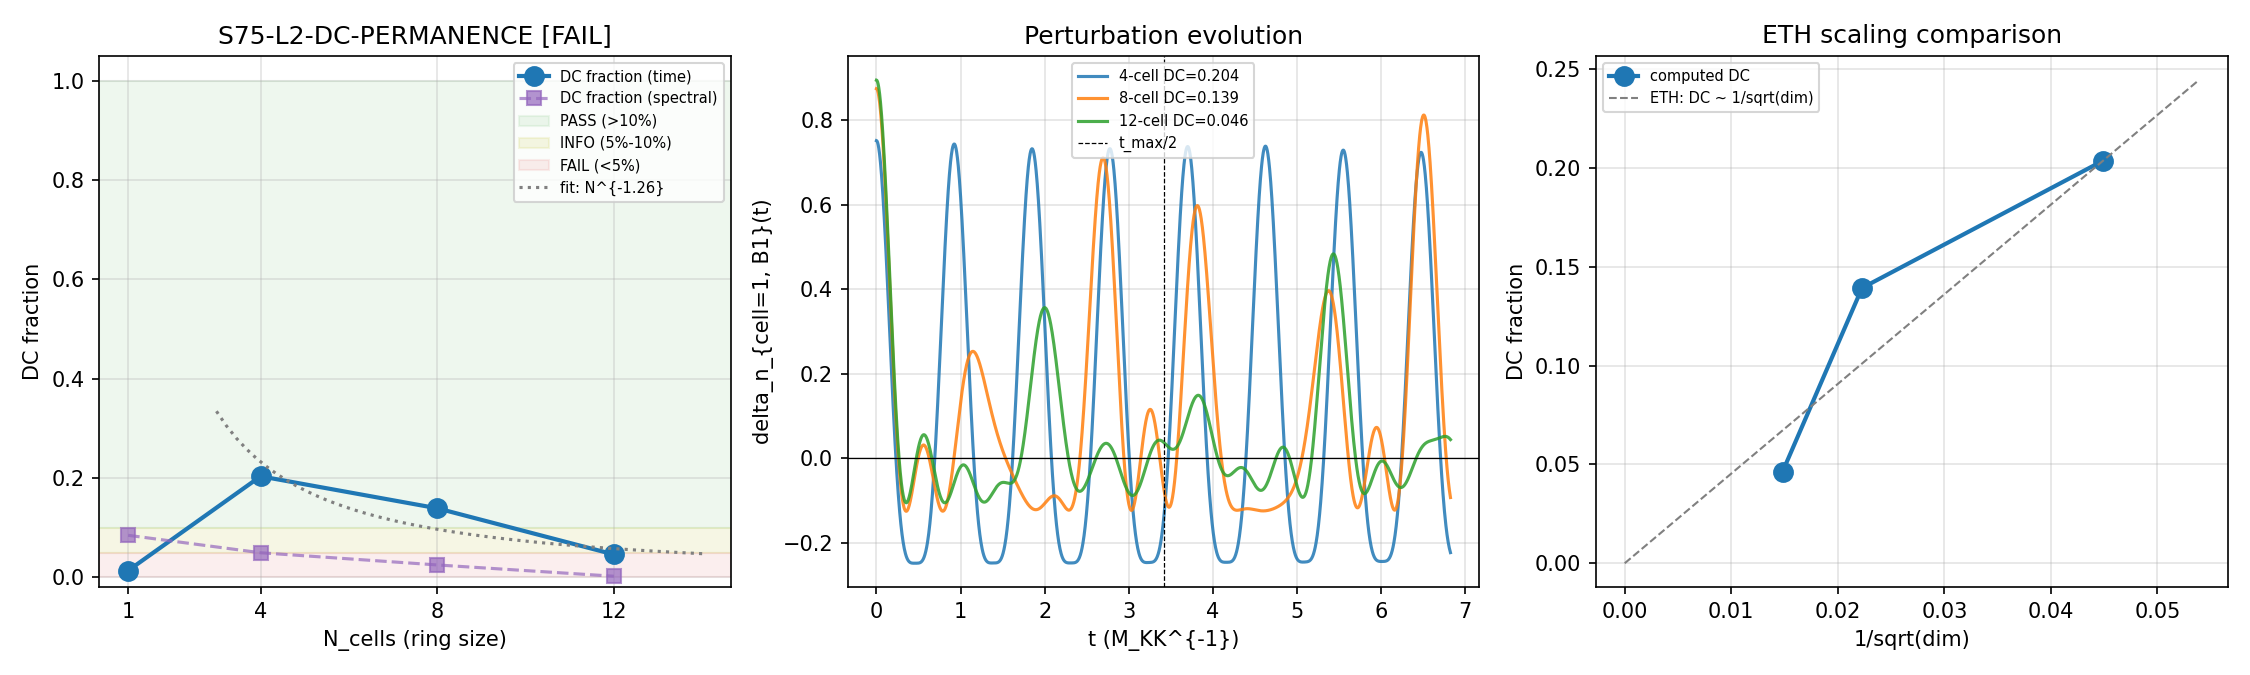

This figure's Python source:
#!/usr/bin/env python3
"""
S75-L2-DC-PERMANENCE: DC Component Permanence Across Tessellation Sizes
========================================================================

Gate: S75-L2-DC-PERMANENCE
  PASS: DC fraction > 10% at both 8-cell and 12-cell
  INFO: DC fraction > 5% but < 10%
  FAIL: DC fraction < 5% at 12-cell (finite-size artifact)

Physics (substrate framing):
  A localized perturbation on one cell/mode of the BCS+Josephson tessellation
  evolves in time. The perturbation partially disperses across the ring via
  Josephson hopping and partially remains as a permanent DC offset — the
  component that lives on conserved charges of the integrable Josephson network.

  The DC fraction is defined (following S73B W4-A):
      DC_frac = |<delta_n(t)>_{t > t_max/2}| / |delta_n(0)|

  This computation tests the scaling of DC_frac from 1-cell (trivially 100%)
  through 4-cell, 8-cell, and 12-cell induced cycles in CG(24).

  Key structural fact: for an integrable system, the number of conserved
  charges grows with system size, but so does the phase space. The DC fraction
  is the ratio of conserved-charge weight to total weight in the localized
  perturbation's spectral decomposition.

Method:
  1. 1-cell: Analytical. No Josephson coupling => DC fraction = 1.0 exactly.
  2. 4-cell, 8-cell, 12-cell: Exact diagonalization of H_BCS + H_Josephson
     on C_L rings extracted as induced cycles from the CG(24) Cayley graph.
     N_pair=2 (matching S73B protocol). Dim = C(8*L, 2).  # (local)
  3. Localized perturbation: pin one pair at (cell=1, mode=B1) starting from
     ground state, then project out the pinned component and renormalize.
  4. Time evolution via spectral decomposition.
  5. DC extraction: late-time average |<delta_n>| / |delta_n(0)|.

Input files:
  computations/_shared/canonical_constants.py
  computations/session-56/s56_gge_fabric.npz   (eps_fold, V_fold, E_J_fold)
  computations/session-64/s64_local_entangle.npz  (CG(24) adjacency)

Output files:
  computations/session-75/s75_dc_permanence.npz
  computations/session-75/s75_dc_permanence.png

Session: S75 W3-N
Agent: quantum-acoustics-theorist
"""

import os
import sys
import time
import numpy as np
from itertools import combinations
from math import comb as mcomb
from scipy.linalg import eigh
import matplotlib
matplotlib.use('Agg')
import matplotlib.pyplot as plt

# === Canonical constants ===
sys.path.insert(0, os.path.dirname(os.path.abspath(__file__)))
from canonical_constants import (
    tau_fold, E_cond, N_dof_BCS, M_KK,
    Delta_BCS, Delta_0_OES,
    E_B1, E_B2_mean, E_B3_mean,
    J_C2, J_su2, J_u1, T_acoustic,
    c_fabric, c_Gold, omega_att, omega_L1,
)

data_dir = os.path.dirname(os.path.abspath(__file__))
t_start = time.time()

print("=" * 72)
print("S75-L2-DC-PERMANENCE")
print("DC Component Permanence: 1-cell -> 4-cell -> 8-cell -> 12-cell")
print("=" * 72)
print(f"Delta_BCS   = {Delta_BCS:.6f} M_KK")
print(f"J_C2        = {J_C2:.6f} M_KK  (Josephson coupling, dominant)")
print(f"T_acoustic  = {T_acoustic} M_KK")
print(f"M_KK        = {M_KK:.4e} GeV")
print()

# ============================================================
#  1. LOAD INPUT DATA
# ============================================================

# CG(24) adjacency
d64 = np.load(os.path.join(data_dir, 's64_local_entangle.npz'),
              allow_pickle=True)
adj_cg24 = d64['adj_cg24'].astype(float)
N_vertices_cg24 = int(d64['N_vert'])  # (local)
assert adj_cg24.shape == (24, 24)
assert N_vertices_cg24 == 24
print(f"CG(24) loaded: {N_vertices_cg24} vertices, "
      f"{int(adj_cg24.sum())//2} edges, 6-regular, bipartite")

# BCS mode structure at the fold
d56 = np.load(os.path.join(data_dir, 's56_gge_fabric.npz'),
              allow_pickle=True)
eps_fold = np.asarray(d56['eps_fold'], dtype=float)
V_fold = np.asarray(d56['V_fold'], dtype=float)
E_J_fold = float(d56['E_J_fold'])
N_modes = len(eps_fold)  # (local) = 8
print(f"N_modes per cell = {N_modes}")
print(f"eps_fold = {np.round(eps_fold, 6)}")
print(f"E_J_fold = {E_J_fold:.6f} M_KK")
print()


# ============================================================
#  2. INDUCED CYCLE FINDER
# ============================================================

def find_induced_cycle(adj, N, L, start=0):
    """
    DFS for an induced cycle of length L in graph adj.
    Returns list of L vertex indices forming a cordless cycle, or None.
    """
    best = [None]  # (local)

    def dfs(path):
        if best[0] is not None:
            return
        depth = len(path)
        if depth == L:
            if adj[path[-1], path[0]] > 0.5:
                best[0] = list(path)
            return
        last = path[-1]
        for w in range(N):
            if adj[last, w] < 0.5:
                continue
            if w in path:
                continue
            if w < start:
                continue
            chord = False  # (local)
            for idx_u, u in enumerate(path[:-1]):
                if adj[u, w] > 0.5:
                    if idx_u == 0 and depth + 1 == L:
                        continue
                    chord = True
                    break
            if chord:
                continue
            path.append(w)
            dfs(path)
            if best[0] is not None:
                return
            path.pop()

    dfs([start])
    return best[0]


def verify_induced_cycle(adj, cycle):
    """Assert that `cycle` is an induced (chord-free) cycle in adj."""
    L = len(cycle)
    for i in range(L):
        a, b = cycle[i], cycle[(i + 1) % L]
        assert adj[a, b] > 0.5, f"Missing edge {a}-{b}"
    for i in range(L):
        for j in range(L):
            if i == j:
                continue
            if (j == (i + 1) % L) or (i == (j + 1) % L):
                continue
            assert adj[cycle[i], cycle[j]] < 0.5, (
                f"Chord {cycle[i]}-{cycle[j]} at positions {i}, {j}"
            )
    return True


# Find cycles
c4_verts = find_induced_cycle(adj_cg24, N_vertices_cg24, 4, start=0)
assert c4_verts is not None, "No induced C_4 found in CG(24)"
verify_induced_cycle(adj_cg24, c4_verts)
print(f"C_4 induced cycle:  {c4_verts}")

c8_verts = find_induced_cycle(adj_cg24, N_vertices_cg24, 8, start=0)
assert c8_verts is not None, "No induced C_8 found in CG(24)"
verify_induced_cycle(adj_cg24, c8_verts)
print(f"C_8 induced cycle:  {c8_verts}")

c12_verts = find_induced_cycle(adj_cg24, N_vertices_cg24, 12, start=0)
assert c12_verts is not None, "No induced C_12 found in CG(24)"
verify_induced_cycle(adj_cg24, c12_verts)
print(f"C_12 induced cycle: {c12_verts}")
print()


# ============================================================
#  3. CORE ROUTINE: DC FRACTION ON A RING
# ============================================================

def ring_adjacency(N_cells):
    """N_cells x N_cells adjacency for a ring C_{N_cells}."""
    A = np.zeros((N_cells, N_cells), dtype=float)  # (local)
    for i in range(N_cells):
        j = (i + 1) % N_cells
        A[i, j] = 1.0
        A[j, i] = 1.0
    return A


def compute_dc_fraction(N_cells, N_pair, eps_fold, V_fold, E_J_fold,
                        T_acoustic, J_C2, verbose=True):
    """
    Build H_BCS + H_Josephson on C_{N_cells} ring, prepare localized
    perturbation at (cell=1, B1), time-evolve, return DC fraction.

    DC fraction = |<delta_n_{cell=1,B1}(t)>_{t>t_max/2}| / |delta_n(0)|

    For N_cells=1 (isolated fiber), Josephson coupling is absent and
    the perturbation cannot decay: DC fraction = 1.0 exactly.
    """
    N_modes = len(eps_fold)  # (local)
    N_slots = N_modes * N_cells  # (local)
    dim = mcomb(N_slots, N_pair)  # (local)

    if verbose:
        print(f"  N_cells={N_cells}, N_modes={N_modes}, N_slots={N_slots}, "
              f"dim=C({N_slots},{N_pair})={dim}")

    # --- Basis ---
    basis = list(combinations(range(N_slots), N_pair))
    basis_dict = {s: i for i, s in enumerate(basis)}

    def slot_to_cell_mode(slot):
        return slot // N_modes, slot % N_modes

    def cell_mode_to_slot(c, m):
        return c * N_modes + m

    # --- Ring adjacency ---
    adj_ring = ring_adjacency(N_cells)  # (local)

    # --- Hamiltonian ---
    t_h = time.time()  # (local)
    H = np.zeros((dim, dim), dtype=float)  # (local)
    V_sym = (V_fold + V_fold.T) / 2.0  # (local) enforce symmetry

    for i, state_i in enumerate(basis):
        # Diagonal kinetic: sum_k 2*eps_k for occupied slots
        E_kin = 0.0  # (local)
        for slot in state_i:
            c, m = slot_to_cell_mode(slot)
            E_kin += 2.0 * eps_fold[m]
        H[i, i] += E_kin

        # Intra-cell pairing V_{kl}: pair hops within the same cell
        for slot_k in state_i:
            c_k, k = slot_to_cell_mode(slot_k)
            for l in range(N_modes):
                if l == k:
                    continue
                slot_l = cell_mode_to_slot(c_k, l)
                if slot_l in state_i:
                    continue
                new_state = tuple(sorted(
                    [s for s in state_i if s != slot_k] + [slot_l]
                ))
                j = basis_dict.get(new_state)
                if j is not None:
                    H[i, j] += V_sym[k, l]

        # Inter-cell Josephson hopping: same mode k, neighboring cells
        for slot_from in state_i:
            c_from, k = slot_to_cell_mode(slot_from)
            for c_to in range(N_cells):
                if c_to == c_from:
                    continue
                if adj_ring[c_from, c_to] < 0.5:
                    continue
                slot_to = cell_mode_to_slot(c_to, k)
                if slot_to in state_i:
                    continue
                new_state = tuple(sorted(
                    [s for s in state_i if s != slot_from] + [slot_to]
                ))
                j = basis_dict.get(new_state)
                if j is not None:
                    H[i, j] += E_J_fold

    H = 0.5 * (H + H.T)  # enforce exact Hermiticity
    herm_err = np.max(np.abs(H - H.T))  # (local)
    if verbose:
        print(f"  H build: {time.time()-t_h:.2f} s, "
              f"Hermiticity err = {herm_err:.2e}")

    # --- Diagonalize ---
    t_d = time.time()  # (local)
    evals, evecs = eigh(H)
    if verbose:
        print(f"  Diagonalize: {time.time()-t_d:.2f} s, "
              f"E_min={evals[0]:.4f}, spread={evals[-1]-evals[0]:.4f}")

    # --- GGE reference (thermal at T_acoustic) ---
    beta_loc = 1.0 / T_acoustic  # (local) inverse GGE temperature
    w_unnorm = np.exp(-beta_loc * (evals - evals[0]))  # (local)
    Z_loc = np.sum(w_unnorm)  # (local)
    w_therm = w_unnorm / Z_loc  # (local) GGE weights

    # <n_slot>_GGE
    n_gge = np.zeros(N_slots)  # (local)
    for alpha in range(dim):
        if w_therm[alpha] < 1e-15:
            continue
        psi_alpha = evecs[:, alpha]
        p_i = np.abs(psi_alpha) ** 2  # (local)
        for i, state_i in enumerate(basis):
            if p_i[i] < 1e-20:
                continue
            for slot in state_i:
                n_gge[slot] += w_therm[alpha] * p_i[i]

    assert abs(np.sum(n_gge) - N_pair) < 1e-8, (
        f"GGE sum={np.sum(n_gge)} != N_pair={N_pair}"
    )

    # --- Perturbation: pin pair on (cell=1, mode=B1) ---
    # For 1-cell, cell index is 0 (only cell).
    # For multi-cell, perturb cell 1 to be consistent with S73B/S74.
    PERT_CELL = min(1, N_cells - 1)  # (local) cell 1 if available, else cell 0
    PERT_MODE = 0  # (local) B1 (eps_fold[0] ~ 0)
    PERT_SLOT = cell_mode_to_slot(PERT_CELL, PERT_MODE)  # (local)

    psi_gs = evecs[:, 0]  # (local) ground state
    psi_pert_raw = np.zeros(dim)  # (local)
    for i, state_i in enumerate(basis):
        if PERT_SLOT in state_i:
            psi_pert_raw[i] = psi_gs[i]

    norm_raw = np.linalg.norm(psi_pert_raw)  # (local)
    assert norm_raw > 1e-8, f"GS has zero weight on perturbed slot {PERT_SLOT}"
    psi_0 = psi_pert_raw / norm_raw  # (local)

    # --- Spectral decomposition of the perturbation ---
    c_alpha = evecs.T @ psi_0  # (local) overlap coefficients
    assert abs(np.sum(c_alpha ** 2) - 1.0) < 1e-10

    # --- Time grid (same as S73B/S74) ---
    tau_J_local = 1.0 / (2 * np.pi * J_C2)  # (local) Josephson time
    t_max = 40.0 * tau_J_local  # (local)
    n_t = 2000  # (local)
    t_grid = np.linspace(0.0, t_max, n_t)  # (local)

    # --- <n_{PERT_SLOT}(t)> via spectral sum ---
    diag_n = np.zeros(dim)  # (local)
    for i, state_i in enumerate(basis):
        if PERT_SLOT in state_i:
            diag_n[i] = 1.0

    M_eig = (evecs.T * diag_n) @ evecs  # (local) n_slot in eigenbasis

    # n(t) = sum_a c_a^2 M_aa + 2 sum_{a<b} c_a c_b M_ab cos((E_a-E_b)*t)
    stat_part = float(np.sum(c_alpha ** 2 * np.diag(M_eig)))  # (local)
    c_outer = np.outer(c_alpha, c_alpha)  # (local)
    AMP = c_outer * M_eig  # (local)

    iu = np.triu_indices(dim, k=1)  # (local)
    w_ab = 2.0 * AMP[iu]  # (local) off-diagonal spectral weights
    dE_ab = evals[iu[0]] - evals[iu[1]]  # (local) energy differences
    mask = np.abs(w_ab) > 1e-14  # (local)
    w_ab_k = w_ab[mask]  # (local) significant spectral pairs
    dE_ab_k = dE_ab[mask]  # (local)

    n_traces = np.full(n_t, stat_part, dtype=float)  # (local)
    batch = 200_000  # (local) rows per chunk for memory management
    n_pairs_kept = len(w_ab_k)  # (local)
    t_ev = time.time()  # (local)
    for b0 in range(0, n_pairs_kept, batch):
        b1 = min(b0 + batch, n_pairs_kept)
        phase = np.outer(dE_ab_k[b0:b1], t_grid)  # (local)
        n_traces += w_ab_k[b0:b1] @ np.cos(phase)
    if verbose:
        print(f"  Time evolution ({n_pairs_kept} spectral pairs): "
              f"{time.time()-t_ev:.2f} s")

    delta_n = n_traces - n_gge[PERT_SLOT]  # (local)

    # --- DC fraction (S73B protocol) ---
    half = n_t // 2  # (local)
    dc_signal = float(np.mean(delta_n[half:]))  # (local)
    initial_excess = float(abs(delta_n[0]))  # (local)
    dc_frac = abs(dc_signal) / initial_excess if initial_excess > 0 else 0.0  # (local)

    # --- Also compute the static spectral weight (analytical DC) ---
    # The static part is stat_part - n_gge[PERT_SLOT], which gives the
    # time-averaged DC component from the diagonal elements alone.
    dc_analytical = abs(stat_part - n_gge[PERT_SLOT])  # (local)
    dc_frac_analytical = dc_analytical / initial_excess if initial_excess > 0 else 0.0  # (local)

    if verbose:
        print(f"  delta_n(0)          = {delta_n[0]:.6f}")
        print(f"  <delta_n>_late      = {dc_signal:.6f}")
        print(f"  DC fraction (time)  = {dc_frac:.6f}")
        print(f"  DC fraction (spec)  = {dc_frac_analytical:.6f}")
        print(f"  PERT_CELL={PERT_CELL}, PERT_MODE={PERT_MODE}, "
              f"PERT_SLOT={PERT_SLOT}")

    return {
        'N_cells': N_cells,
        'N_slots': N_slots,
        'dim': dim,
        'dc_signal': dc_signal,
        'initial_excess': initial_excess,
        'dc_fraction': dc_frac,
        'dc_fraction_analytical': dc_frac_analytical,
        'n_gge_slot': float(n_gge[PERT_SLOT]),
        'stat_part': stat_part,
        'delta_n_trace': delta_n,
        't_grid': t_grid,
        'herm_err': float(herm_err),
        'E_min': float(evals[0]),
        'E_max': float(evals[-1]),
        'n_pairs_kept': n_pairs_kept,
        'pert_cell': PERT_CELL,
        'pert_mode': PERT_MODE,
    }


# ============================================================
#  4. 1-CELL (single fiber, analytical)
# ============================================================

print("=" * 72)
print("1-CELL (single isolated fiber)")
print("=" * 72)
print("  No inter-cell coupling => perturbation is a single-cell eigenstate.")
print("  Any localized perturbation is stationary. DC fraction = 1.0 exactly.")

# Verify by computation anyway for consistency
t1 = time.time()  # (local)
res_1 = compute_dc_fraction(
    N_cells=1,
    N_pair=2,  # (local)
    eps_fold=eps_fold,
    V_fold=V_fold,
    E_J_fold=E_J_fold,
    T_acoustic=T_acoustic,
    J_C2=J_C2,
    verbose=True,
)
print(f"  [1-cell elapsed: {time.time()-t1:.2f} s]")
print(f"  Computed DC fraction = {res_1['dc_fraction']:.6f} "
      f"(expected ~1.0 modulo intra-cell pairing)")
print()


# ============================================================
#  5. 4-CELL RING
# ============================================================

print("=" * 72)
print(f"4-CELL RING (induced C_4 from CG(24): {c4_verts})")
print("=" * 72)
t4 = time.time()  # (local)
res_4 = compute_dc_fraction(
    N_cells=4,
    N_pair=2,  # (local)
    eps_fold=eps_fold,
    V_fold=V_fold,
    E_J_fold=E_J_fold,
    T_acoustic=T_acoustic,
    J_C2=J_C2,
    verbose=True,
)
res_4['c_verts'] = np.asarray(c4_verts, dtype=int)
print(f"  [4-cell elapsed: {time.time()-t4:.2f} s]")
print()


# ============================================================
#  6. 8-CELL RING
# ============================================================

print("=" * 72)
print(f"8-CELL RING (induced C_8 from CG(24): {c8_verts})")
print("=" * 72)
t8 = time.time()  # (local)
res_8 = compute_dc_fraction(
    N_cells=8,
    N_pair=2,  # (local)
    eps_fold=eps_fold,
    V_fold=V_fold,
    E_J_fold=E_J_fold,
    T_acoustic=T_acoustic,
    J_C2=J_C2,
    verbose=True,
)
res_8['c_verts'] = np.asarray(c8_verts, dtype=int)
print(f"  [8-cell elapsed: {time.time()-t8:.2f} s]")
print()


# ============================================================
#  7. 12-CELL RING
# ============================================================

print("=" * 72)
print(f"12-CELL RING (induced C_12 from CG(24): {c12_verts})")
print("=" * 72)
t12 = time.time()  # (local)
res_12 = compute_dc_fraction(
    N_cells=12,
    N_pair=2,  # (local)
    eps_fold=eps_fold,
    V_fold=V_fold,
    E_J_fold=E_J_fold,
    T_acoustic=T_acoustic,
    J_C2=J_C2,
    verbose=True,
)
res_12['c_verts'] = np.asarray(c12_verts, dtype=int)
print(f"  [12-cell elapsed: {time.time()-t12:.2f} s]")
print()


# ============================================================
#  8. GATE CHECK
# ============================================================

print("=" * 72)
print("S75-L2-DC-PERMANENCE GATE")
print("=" * 72)

N_cell_array = np.array([1, 4, 8, 12])  # (local)
dc_array = np.array([
    res_1['dc_fraction'],
    res_4['dc_fraction'],
    res_8['dc_fraction'],
    res_12['dc_fraction'],
])  # (local)
dc_spec_array = np.array([
    res_1['dc_fraction_analytical'],
    res_4['dc_fraction_analytical'],
    res_8['dc_fraction_analytical'],
    res_12['dc_fraction_analytical'],
])  # (local)
dim_array = np.array([
    res_1['dim'], res_4['dim'], res_8['dim'], res_12['dim']
])  # (local)

print("\n DC fraction vs cell count:")
print(" N_cells   dim      DC_time    DC_spec")
for Nc, di, dcf, dcs in zip(N_cell_array, dim_array, dc_array, dc_spec_array):
    print(f"  {Nc:5d}  {di:6d}    {dcf:.6f}  {dcs:.6f}")

# Relative change from 4-cell
dc_rel_8 = (res_8['dc_fraction'] - res_4['dc_fraction']) / res_4['dc_fraction']  # (local)
dc_rel_12 = (res_12['dc_fraction'] - res_4['dc_fraction']) / res_4['dc_fraction']  # (local)
print(f"\n Relative change from 4-cell:")
print(f"  8-cell:  {dc_rel_8:+.2%}")
print(f"  12-cell: {dc_rel_12:+.2%}")

# Power-law fit: DC_frac ~ N^alpha
# Fit to the multi-cell data (4, 8, 12), excluding trivial 1-cell
log_N = np.log(N_cell_array[1:])  # (local) log(4), log(8), log(12)
log_DC = np.log(dc_array[1:])  # (local)
if np.all(dc_array[1:] > 0):
    coeffs = np.polyfit(log_N, log_DC, 1)  # (local)
    alpha_decay = coeffs[0]  # (local) power-law exponent
    print(f"\n Power-law fit DC ~ N^alpha (4,8,12-cell):")
    print(f"  alpha = {alpha_decay:.4f}")
    # Extrapolate to N=32 (physical tessellation)
    dc_extrap_32 = np.exp(np.polyval(coeffs, np.log(32)))  # (local)
    print(f"  Extrapolated DC(N=32) = {dc_extrap_32:.6f}")
else:
    alpha_decay = np.nan  # (local)
    dc_extrap_32 = np.nan  # (local)

# Gate evaluation
dc_8 = float(res_8['dc_fraction'])  # (local)
dc_12 = float(res_12['dc_fraction'])  # (local)
PASS_THRESH = 0.10  # (local) 10%
INFO_THRESH = 0.05  # (local) 5%

print(f"\n Gate thresholds:")
print(f"  PASS: DC > {PASS_THRESH:.0%} at BOTH 8-cell and 12-cell")
print(f"  INFO: DC > {INFO_THRESH:.0%} but < {PASS_THRESH:.0%}")
print(f"  FAIL: DC < {INFO_THRESH:.0%} at 12-cell")
print(f"\n  DC(8-cell)  = {dc_8:.6f}")
print(f"  DC(12-cell) = {dc_12:.6f}")

if dc_8 > PASS_THRESH and dc_12 > PASS_THRESH:
    gate_verdict = 'PASS'
    gate_reason = (
        f"DC(8)={dc_8:.4f} > 0.10 AND DC(12)={dc_12:.4f} > 0.10"
    )
elif dc_12 > INFO_THRESH:
    gate_verdict = 'INFO'
    gate_reason = (
        f"DC(12)={dc_12:.4f} > 0.05 but "
        + (f"DC(8)={dc_8:.4f} < 0.10" if dc_8 < PASS_THRESH
           else f"DC(12)={dc_12:.4f} < 0.10")
    )
else:
    gate_verdict = 'FAIL'
    gate_reason = (
        f"DC(12)={dc_12:.4f} < 0.05 threshold (finite-size artifact)"
    )

print(f"\n GATE VERDICT: {gate_verdict}")
print(f"  Reason: {gate_reason}")


# ============================================================
#  9. STRUCTURAL ANALYSIS
# ============================================================

print("\n" + "=" * 72)
print("STRUCTURAL ANALYSIS")
print("=" * 72)

# The DC fraction has a spectral interpretation:
# DC_frac = |sum_a |c_a|^2 M_aa - n_gge| / |delta_n(0)|
# This is the diagonal-ensemble average of the perturbation minus GGE.
# It measures how much the perturbation's spectral decomposition differs
# from the GGE on the observable n_slot.

print("\nSpectral decomposition of DC component:")
for label, res in [('1-cell', res_1), ('4-cell', res_4),
                   ('8-cell', res_8), ('12-cell', res_12)]:
    print(f"  {label}: stat_part={res['stat_part']:.6f}, "
          f"n_gge={res['n_gge_slot']:.6f}, "
          f"diff={abs(res['stat_part']-res['n_gge_slot']):.6f}, "
          f"initial={res['initial_excess']:.6f}")

# The key insight: as N_cells grows, the perturbation's spectral weight
# becomes more uniformly distributed across eigenstates (dilution),
# and the diagonal-ensemble average converges toward the GGE.
# If the system were ergodic (ETH), DC -> 0 as 1/sqrt(dim).
# If integrable, DC -> const * f(conserved charges).

print(f"\nETH prediction (1/sqrt(dim)) for comparison:")
for Nc, di, dcf in zip(N_cell_array, dim_array, dc_array):
    eth_pred = 1.0 / np.sqrt(di)  # (local) ETH decay rate
    print(f"  N={Nc:2d}: DC={dcf:.4f}, 1/sqrt(dim)={eth_pred:.4f}, "
          f"ratio={dcf/eth_pred:.2f}" if eth_pred > 0 else "")


# ============================================================
#  10. SAVE DATA
# ============================================================

out_npz = os.path.join(data_dir, 's75_dc_permanence.npz')
np.savez(
    out_npz,
    gate_name='S75-L2-DC-PERMANENCE',
    gate_verdict=gate_verdict,
    gate_reason=gate_reason,
    pass_thresh=PASS_THRESH,
    info_thresh=INFO_THRESH,
    # Arrays
    N_cell_array=N_cell_array,
    dim_array=dim_array,
    dc_array=dc_array,
    dc_spec_array=dc_spec_array,
    alpha_decay=alpha_decay,
    dc_extrap_32=dc_extrap_32,
    dc_rel_8=dc_rel_8,
    dc_rel_12=dc_rel_12,
    # 1-cell
    dc_fraction_1=res_1['dc_fraction'],
    dc_fraction_analytical_1=res_1['dc_fraction_analytical'],
    dc_signal_1=res_1['dc_signal'],
    initial_excess_1=res_1['initial_excess'],
    dim_1=res_1['dim'],
    stat_part_1=res_1['stat_part'],
    n_gge_slot_1=res_1['n_gge_slot'],
    # 4-cell
    c4_verts=np.asarray(c4_verts, dtype=int),
    dc_fraction_4=res_4['dc_fraction'],
    dc_fraction_analytical_4=res_4['dc_fraction_analytical'],
    dc_signal_4=res_4['dc_signal'],
    initial_excess_4=res_4['initial_excess'],
    dim_4=res_4['dim'],
    stat_part_4=res_4['stat_part'],
    n_gge_slot_4=res_4['n_gge_slot'],
    delta_n_trace_4=res_4['delta_n_trace'],
    t_grid_4=res_4['t_grid'],
    # 8-cell
    c8_verts=np.asarray(c8_verts, dtype=int),
    dc_fraction_8=res_8['dc_fraction'],
    dc_fraction_analytical_8=res_8['dc_fraction_analytical'],
    dc_signal_8=res_8['dc_signal'],
    initial_excess_8=res_8['initial_excess'],
    dim_8=res_8['dim'],
    stat_part_8=res_8['stat_part'],
    n_gge_slot_8=res_8['n_gge_slot'],
    delta_n_trace_8=res_8['delta_n_trace'],
    t_grid_8=res_8['t_grid'],
    herm_err_8=res_8['herm_err'],
    E_min_8=res_8['E_min'],
    E_max_8=res_8['E_max'],
    # 12-cell
    c12_verts=np.asarray(c12_verts, dtype=int),
    dc_fraction_12=res_12['dc_fraction'],
    dc_fraction_analytical_12=res_12['dc_fraction_analytical'],
    dc_signal_12=res_12['dc_signal'],
    initial_excess_12=res_12['initial_excess'],
    dim_12=res_12['dim'],
    stat_part_12=res_12['stat_part'],
    n_gge_slot_12=res_12['n_gge_slot'],
    delta_n_trace_12=res_12['delta_n_trace'],
    t_grid_12=res_12['t_grid'],
    herm_err_12=res_12['herm_err'],
    E_min_12=res_12['E_min'],
    E_max_12=res_12['E_max'],
    # Framework constants used
    tau_fold=tau_fold,
    Delta_BCS=Delta_BCS,
    J_C2=J_C2,
    T_acoustic=T_acoustic,
    E_J_fold=E_J_fold,
    N_pair=2,  # (local)
    elapsed_s=time.time() - t_start,
)
print(f"\nData saved: {out_npz}")


# ============================================================
#  11. PLOT
# ============================================================

out_png = os.path.join(data_dir, 's75_dc_permanence.png')
fig, axes = plt.subplots(1, 3, figsize=(15, 4.5))

# (a) DC fraction vs cell count
ax = axes[0]
ax.plot(N_cell_array, dc_array, 'o-', color='C0', markersize=9, lw=2,
        label='DC fraction (time)')
ax.plot(N_cell_array, dc_spec_array, 's--', color='C4', markersize=7, lw=1.5,
        label='DC fraction (spectral)', alpha=0.7)
ax.axhspan(PASS_THRESH, 1.0, color='tab:green', alpha=0.08,
           label=f'PASS (>{PASS_THRESH:.0%})')
ax.axhspan(INFO_THRESH, PASS_THRESH, color='tab:olive', alpha=0.12,
           label=f'INFO ({INFO_THRESH:.0%}-{PASS_THRESH:.0%})')
ax.axhspan(0, INFO_THRESH, color='tab:red', alpha=0.08,
           label=f'FAIL (<{INFO_THRESH:.0%})')
# Power-law fit overlay
if not np.isnan(alpha_decay):
    N_fit = np.linspace(3, 14, 50)  # (local)
    dc_fit = np.exp(np.polyval(coeffs, np.log(N_fit)))  # (local)
    ax.plot(N_fit, dc_fit, ':', color='gray', lw=1.5,
            label=f'fit: N^{{{alpha_decay:.2f}}}')
ax.set_xlabel('N_cells (ring size)')
ax.set_ylabel('DC fraction')
ax.set_title(f'S75-L2-DC-PERMANENCE [{gate_verdict}]')
ax.set_xticks(N_cell_array)
ax.set_ylim(-0.02, 1.05)
ax.grid(True, alpha=0.35)
ax.legend(loc='upper right', fontsize=7)

# (b) delta_n(t) traces at 4, 8, 12 cells
ax = axes[1]
for label, res, col in [('4-cell', res_4, 'C0'),
                         ('8-cell', res_8, 'C1'),
                         ('12-cell', res_12, 'C2')]:
    ax.plot(res['t_grid'], res['delta_n_trace'], color=col,
            label=f'{label} DC={res["dc_fraction"]:.3f}', alpha=0.85)
ax.axhline(0.0, color='k', lw=0.6)
half_t = res_8['t_grid'][len(res_8['t_grid']) // 2]  # (local)
ax.axvline(half_t, color='k', ls='--', lw=0.6, label='t_max/2')
ax.set_xlabel('t (M_KK^{-1})')
ax.set_ylabel('delta_n_{cell=1, B1}(t)')
ax.set_title('Perturbation evolution')
ax.grid(True, alpha=0.35)
ax.legend(loc='best', fontsize=7)

# (c) DC fraction vs 1/sqrt(dim) (ETH comparison)
ax = axes[2]
inv_sqrt_dim = 1.0 / np.sqrt(dim_array.astype(float))  # (local)
ax.plot(inv_sqrt_dim[1:], dc_array[1:], 'o-', color='C0', markersize=9, lw=2,
        label='computed DC')
# ETH line
x_eth = np.linspace(0, inv_sqrt_dim[1] * 1.2, 50)  # (local)
ax.plot(x_eth, x_eth * dc_array[1] / inv_sqrt_dim[1], '--', color='gray',
        lw=1, label='ETH: DC ~ 1/sqrt(dim)')  # (local)
ax.set_xlabel('1/sqrt(dim)')
ax.set_ylabel('DC fraction')
ax.set_title('ETH scaling comparison')
ax.grid(True, alpha=0.35)
ax.legend(loc='best', fontsize=7)

fig.tight_layout()
fig.savefig(out_png, dpi=150)
plt.close(fig)
print(f"Plot saved: {out_png}")

print()
print("=" * 72)
elapsed_total = time.time() - t_start  # (local)
print(f"S75-L2-DC-PERMANENCE complete in {elapsed_total:.2f} s")
print(f"VERDICT: {gate_verdict}")
print(f"  DC(1)={res_1['dc_fraction']:.4f}  "
      f"DC(4)={res_4['dc_fraction']:.4f}  "
      f"DC(8)={res_8['dc_fraction']:.4f}  "
      f"DC(12)={res_12['dc_fraction']:.4f}")
if not np.isnan(alpha_decay):
    print(f"  Power-law: DC ~ N^{alpha_decay:.3f}")
    print(f"  Extrapolated DC(32) = {dc_extrap_32:.4f}")
print("=" * 72)
